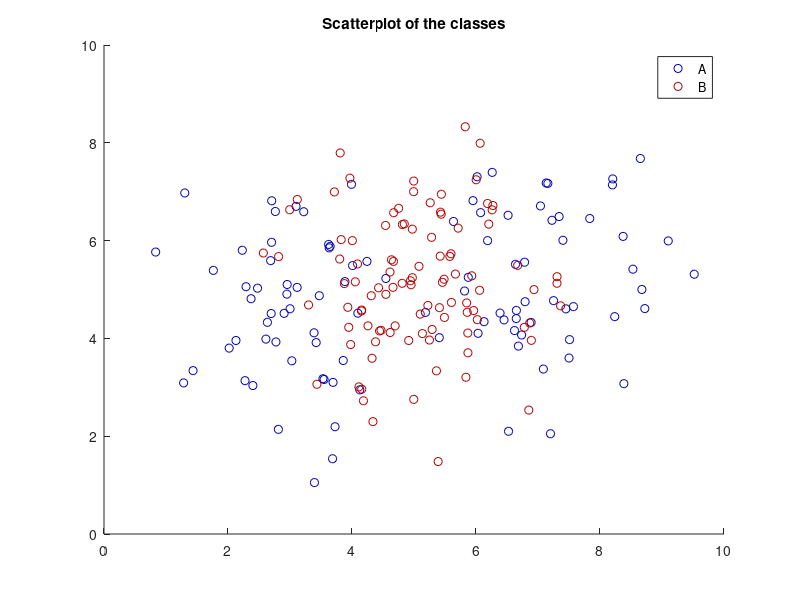
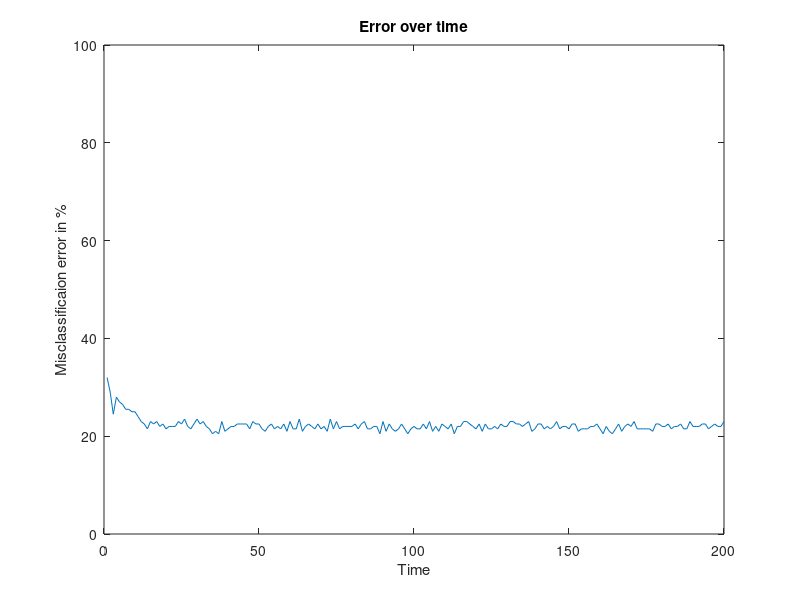

Reproduce these figures in MATLAB, in order. (Note: a time limit stopped this script after it produced the figures.)
function f = lab5_1()
    % Load in the data and set the number of examples P and vector dimension N
    d1 = load('data_lvq_A.mat');
    d2 = load('data_lvq_B.mat');
    data_A = d1.matA;
    data_B = d2.matB;
    data = cat(1,data_A,data_B);
    
    % plot the classes in a scatter plot blue for class A, red for class B
    fig1 = figure(1);
    scatter(data_A(:,1), data_A(:,2), 'MarkerEdgeColor',[0 0 0.7]);
    hold on
    scatter(data_B(:,1), data_B(:,2), 'MarkerEdgeColor',[0.7 0 0]);
    legend('A','B');
    title("Scatterplot of the classes")
    saveas(fig1,"lab5_1.png")

    % Get amount of examples P and dimension N
    [P, N] = size(data);

    % Set parameters, K is number of prototypes per class ([A, B]), 
    % N the learning rate and epochs the number of epochs
    K = [2, 1];
    n = 0.01;
    epochs = 200;

    [Error, prototypes] = lvq1(epochs, P, data, K, n);
    
    hold on
    prototypes_A = prototypes(1:K(1),:);
    prototypes_B = prototypes(K(1)+1:end,:);
    scatter(prototypes_A(:,1), prototypes_A(:,2), 'MarkerFaceColor',[0 0 0.7]);
    hold on
    scatter(prototypes_B(:,1), prototypes_B(:,2), 'MarkerFaceColor',[0.7 0 0]);
    legend('A','B','prototype A','prototype B');
    
    hold off
    fig2 = figure(2);

    %Plot the error over time
    plot(1:epochs, Error ./ P .* 100);
    ylim([0 100]);
    xlabel("Time");
    ylabel("Misclassificaion error in %");
    title("Error over time");
    saveas(fig2,"lab5_4.png");
    
    hold off
    fig3 = figure(3);
    fig4 = figure(4);
    Ks = [1 1; 1 2; 2 1; 2 2];
    for i = 1:4
        figure(3);
        hold on
        K = Ks(i, :);
        [Error, prototypes] = lvq1(epochs, P, data, K, n);
        %Plot the errors over time
        plot(1:epochs, Error ./ P .* 100);
        ylim([0 100]);
        
        
        figure(4);
        subplot(2,2,i);
        hold on
        prototypes_A = prototypes(1:K(1),:);
        prototypes_B = prototypes(K(1)+1:end,:);
        [data_A, data_B] = assign_to_prototype(data, prototypes_A, prototypes_B);
        scatter(data_A(:,1), data_A(:,2), 'MarkerEdgeColor',[0 0 0.7]);
        scatter(data_B(:,1), data_B(:,2), 'MarkerEdgeColor',[0.7 0 0]);
        scatter(prototypes_A(:,1), prototypes_A(:,2), 'MarkerEdgeColor',[0 0 0], 'MarkerFaceColor',[0 0 0.7], 'LineWidth',3);
        scatter(prototypes_B(:,1), prototypes_B(:,2), 'MarkerEdgeColor',[0 0 0], 'MarkerFaceColor',[0.7 0 0], 'LineWidth',3);
        legend("A", "B");
        title(strcat("A = ", num2str(K(1)), ", B = ", num2str(K(2))));
    end
    
    figure(3);
    legend('A=1, B=1','A=1, B=2','A=2, B=1','A=2, B=2');
    xlabel("Time");
    ylabel("Misclassificaion error in %");
    title("Error over time");
    saveas(fig3,"lab5_5.png");
    
    figure(4);
    sgtitle("Final distribution of classes assigned to their prototypes");
    saveas(fig4,"lab5_6.png");
    
    
end

function [data_A, data_B] = assign_to_prototype(data, prototypes_A, prototypes_B)
    data_A = [0 0];
    data_B = [0 0];
    for i = 1:size(data, 1)
        dist_to_A = min(pdist2(data(i,:), prototypes_A));
        dist_to_B = min(pdist2(data(i,:), prototypes_B));
        if dist_to_A < dist_to_B
            data_A = [data_A; data(i,:)];
        else
            data_B = [data_B; data(i,:)];
        end
    end
    data_A = data_A(2:end,:);
    data_B = data_B(2:end,:);

end

function [Error, prototypes] = lvq1(epochs, P, data, K, n)
% Choose K random datapoints as prototypes
    init_perm_class1 = randperm(P/2, K(1)); 
    init_perm_class2 = randperm(P/2, K(2)) + P/2;

    % Initialize prototypes first half is the first class second half the other
    prototypes = [data(init_perm_class1(1:end),:); data(init_perm_class2(1:end),:)];

    % Initialize the quantization error vector
    Error = zeros(epochs, 1);
    
    % Iterate over all the epochs
    for t = 1:epochs
        % Shuffle the data using a permutation
        perm = randperm(P);
        % Iterate over all the data points
        for i = 1:P
            % Get the class for the example
            example_class = 1;        
            if (perm(i) > P/2)
                example_class = 2;
            end

            % Get the example vector
            example = data(perm(i), :);
            % Get the idx of the winner prototype
            [val, winner_idx] = min(pdist2(prototypes, example));
            % Update the winner

            % Get the class for the prototype
            prototype_class = 1;
            if (winner_idx > K(1))
                prototype_class = 2;
            end

            % Calculate psi
            psi = 1;
            if (prototype_class ~= example_class) 
                psi = -1;
                % Misclassified if it reaches this so add one to error
                Error(t) = Error(t) + 1;
            end
            % Update the winner
            prototypes(winner_idx, :) = prototypes(winner_idx,:) + n * psi *(example - prototypes(winner_idx,:));
        end   
    end
end
